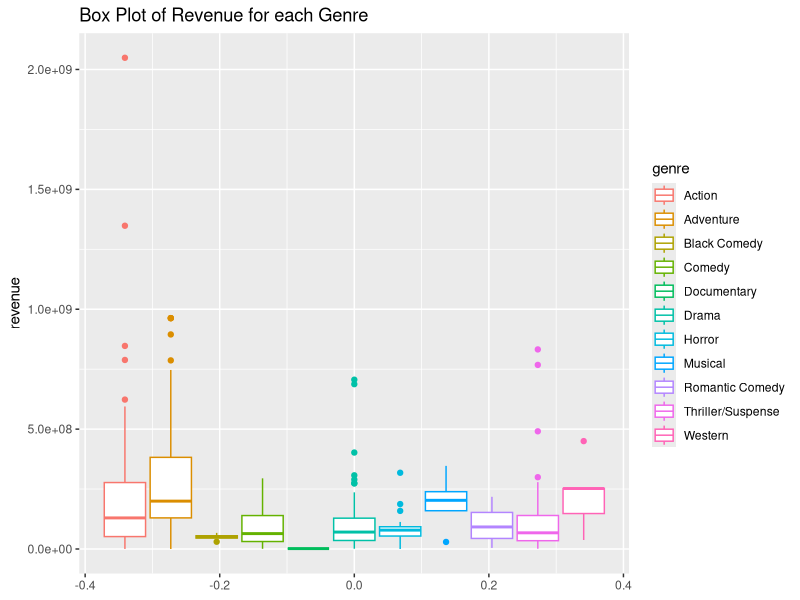
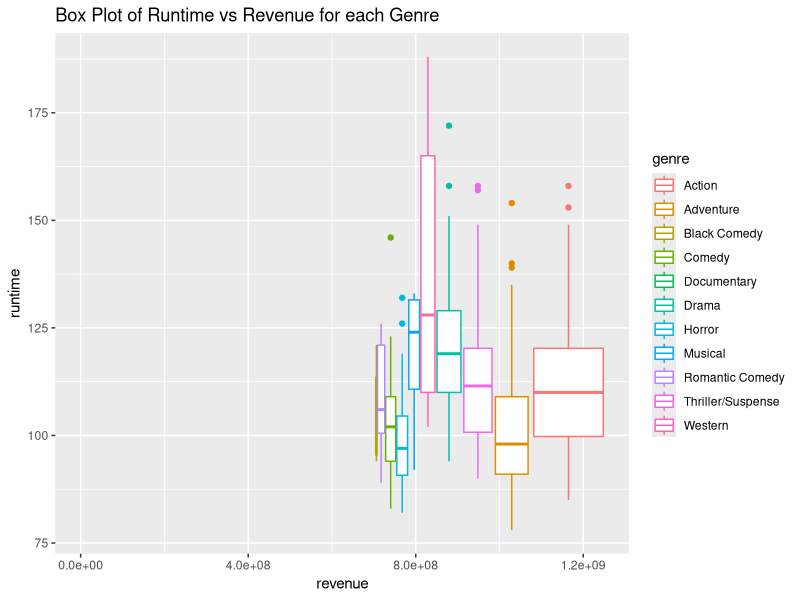
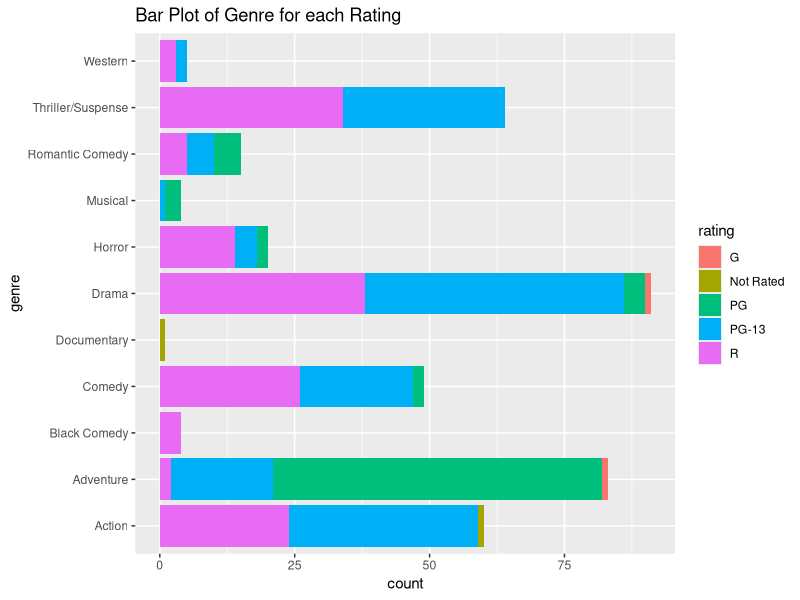
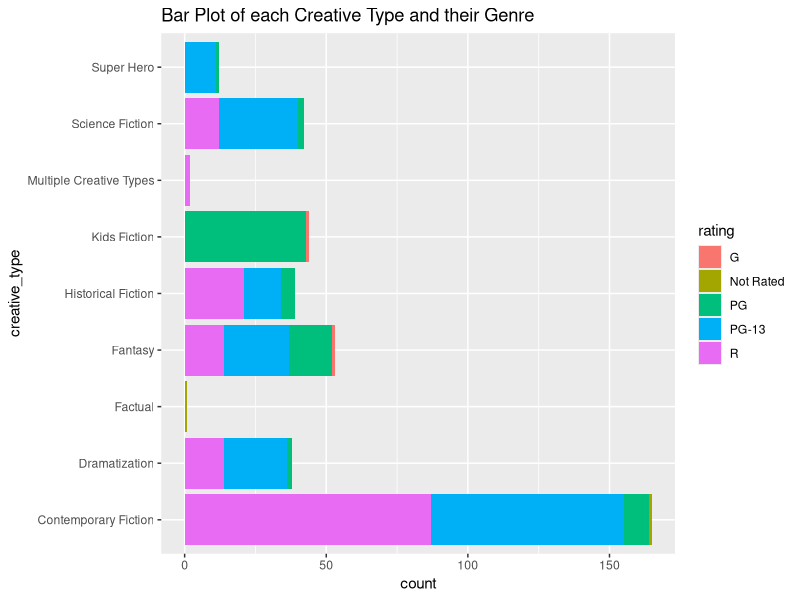
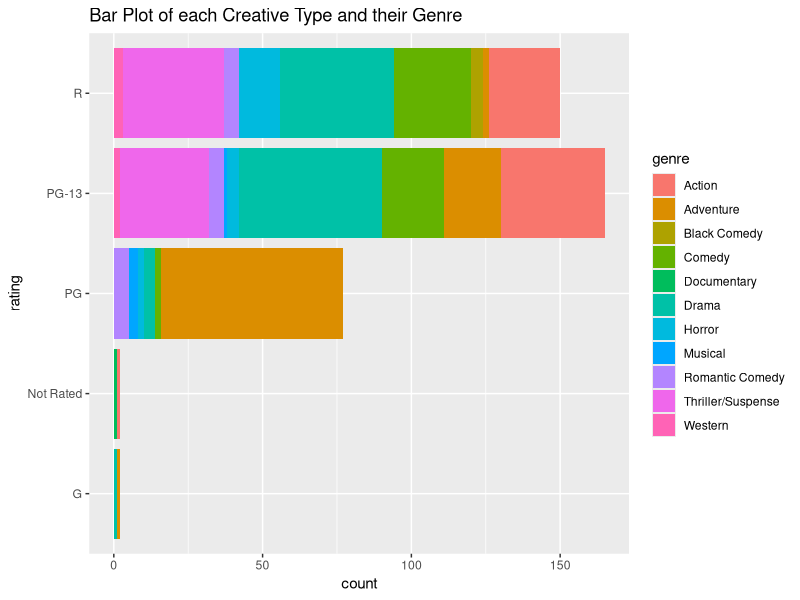
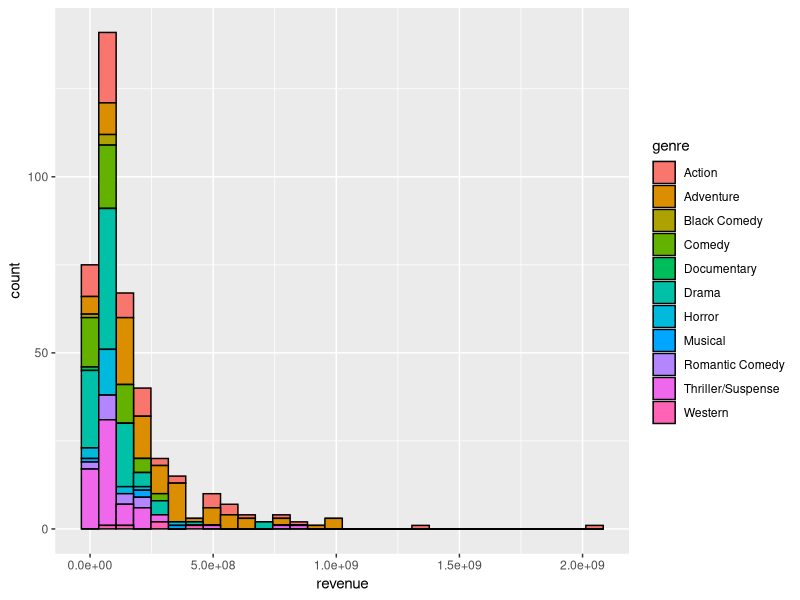
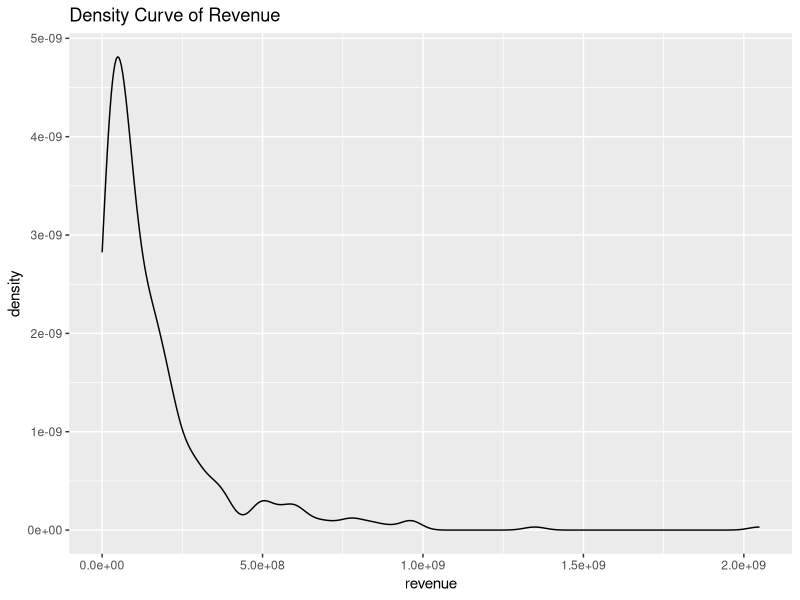
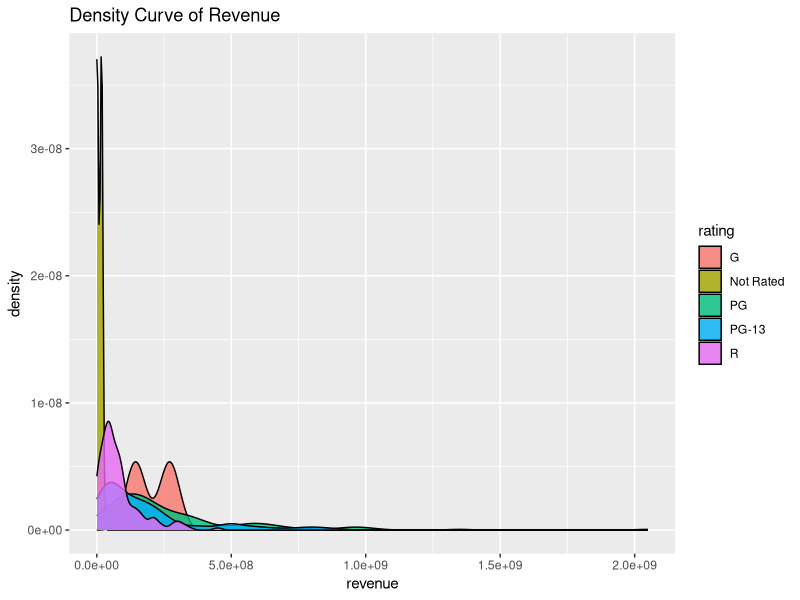

R code for these plots, in order:

library(readr)
library(dplyr)
library(ggplot2)

# To merge datasets:

# ---------------------------------------------------------------------------

# Next Steps:

# Dataset has been transforemd using log-transformation. Log-transformation
# compress data, especially extreme values. It scales them down to make the data more manageable and less skewed.

# 1: Perform Descriptive Statistics: Get a description and insight from our data
        # Suggestion: Use original (merged and untransformed - no log transformation) dataset and log-transformed dataset for descriptive statistics: we can compare the insights on both and compare.
#  Descriptive stats on the original data give a baseline, while stats on the log-transformed data offer insights on how transformations affect the data.


# 2: Visualize Descriptive Statistics : Visualize the described data:
        # Suggestion: To check trends over a period of time, look into Linecharts.
        # For categorical data: Look at Piecharts, Bargraphs and Cummulative Frequency Charts

# 3: Get a Good Sample and Normalize the data: Get the normal distribution 

# 4: Perform Inferential Statistics: Deal with Uncertainty and Test the Sample.
        # Suggestion: Look into Hypothesis Testing, One-Sample t-test, Two Sample  
        #    tests,  Tests for Proportions: Which is the best for our purpose(s)?

# 5: Find the Correlation and Regression between Multiple Variables:
        #  Suggestion: Look into Scatterplots, Heatmap, Corrplots 
       

# 6: Look into Lag Analysis/Time Series Analysis:



# --------------------------------------------------------------------------

# 1. Perform Descriptive Statistics: 
# (a) The Center of the data : Mean, Median, Mode (We don't need Mode per se)?
  # example: What is the [insert tool e.g "mean"] of the [insert numerical      
              # variable e.g "revenue"]:
  # General Question: for all movies in all years? for all movies in each year?
  # Categorized question: for all movies in each genre? for each genre in each year?

# Mean, Median, SD, Variance

data <- read_csv("merged_data.csv")

data %>% 
        summary() # We have missing values we have to deal with first.

# (b) Find the Measures of Dispersion:
        # Suggestion: Get the Range, Interquartile Range, Standard Deviation,
        # Variance, Coefficient of Variation? What do they tell us?


# boxplot 1:"Box Plot of Revenue for each Genre"

colnames(data)

data <- data %>% 
  mutate(revenue = domestic_box_office + international_box_office)

data %>% 
        ggplot(data = .,
                mapping = aes(y = revenue, color = genre)) +
        geom_boxplot() +
        ggtitle("Box Plot of Revenue for each Genre")

# boxplot: "Box Plot of Runtime vs Revenue for each Genre"
data %>%
  ggplot(
    data = .,
    mapping = aes(x = revenue, 
        y = runtime, color = genre)
  ) +
  geom_boxplot() +
  ggtitle("Box Plot of Runtime vs Revenue for each Genre")


# barplot version 1: "Bar Plot of Genre for each Rating"

data %>%
  ggplot(
    data = .,
    mapping = aes(y = genre, fill = rating)
  ) +
  geom_bar(position = "stack") +
  ggtitle("Bar Plot of Genre for each Rating")

# barplot 2: "Bar Plot of each Creative Type and their Genre"
data$creative_type <- factor(data$creative_type)
data %>%
  ggplot(
    data = .,
    mapping = aes(y = creative_type, fill = rating)
  ) +
  geom_bar(position = "stack") +
  ggtitle("Bar Plot of each Creative Type and their Genre")

# barplot 2: "Bar Plot of each Creative Type and their Genre"
data$creative_type <- factor(data$creative_type)
data %>%
  ggplot(
    data = .,
    mapping = aes(y = rating, fill = genre),
    colour = "black"
  ) +
  geom_bar(position = "stack") +
  ggtitle("Bar Plot of each Creative Type and their Genre")


# Histogram:
data %>% 
        ggplot(data = .,
                mapping = aes(x = revenue,
                fill = genre)) +
        geom_histogram(color = "black", na.rm = FALSE)

# Density Curve: Density Curve of Revenue
data %>%
  ggplot(
    data = .,
    mapping = aes(
      x = revenue)
  ) +
  geom_density(alpha = 0.8) +
        ggtitle("Density Curve of Revenue")

# Density Curve: Density Curve of Revenue based on Rating
data %>%
  ggplot(
    data = .,
    mapping = aes(
      x = revenue,
      fill = rating
    )
  ) +
  geom_density(alpha = 0.8) +
  ggtitle("Density Curve of Revenue")


# Linechart 1: Trend of Revenues over the Years
data %>%
  ggplot(
    data = .,
    mapping = aes(
      x = release_date,
      y = revenue
    )
  ) +
  geom_line() +
  ggtitle("Trend of Revenues over the Years")




# Line Chart 2: Trend of Revenues over the Years for Each Genre
data %>%
  ggplot(
    data = .,
    mapping = aes(
      x = release_date,
      y = revenue,
      color = genre
    )
  ) +
  geom_line() +
  ggtitle("Trend of Revenues over the Years for Each Genre")

# Line Chart 3: Trend of Revenues over the Years for Each Rating
data %>%
  ggplot(
    data = .,
    mapping = aes(
      x = release_date,
      y = revenue,
      color = rating
    )
  ) +
  geom_line() +
  ggtitle("Trend of Revenues over the Years for Each Rating")

# Barplot: Barplot of Budget for Each Rating
data %>%
  ggplot(
    data = .,
    mapping = aes(
      x = production_budget,
 fill = rating
    )) +
  geom_histogram(color = "black") +
  ggtitle("Barplot of Budget for Each Rating")


# Barplot: Barplot of Budget for Each Genre
barplot_sample  <- data %>%
  ggplot(
    data = .,
    mapping = aes(
      x = production_budget,
      fill = genre
    )
  ) +
  geom_histogram(color = "black") +
  ggtitle(" Barplot of Budget for Each Genre")

print(barplot_sample)

# Tuesday: Split the years into intervals (every five years maybe),
# and look at the trend for each genre in every interval.


# (c) Find the Measures of Spread/Dispersion: How?
    # Suggestion: Look into Box-Plots, Violin Plots, Histograms,
                # Cummulative Frequency curves (for categorical data) / Maybe barcharts, grouped bar charts and stacked barcharts?


# (d) What is the Shape of the data? Define the Skewness of the data. How?
    # Suggestion: Every distribution can be standardized. Standardize the (log-transformed) datasets then visualize the standardized dataset to see the distribution.































































